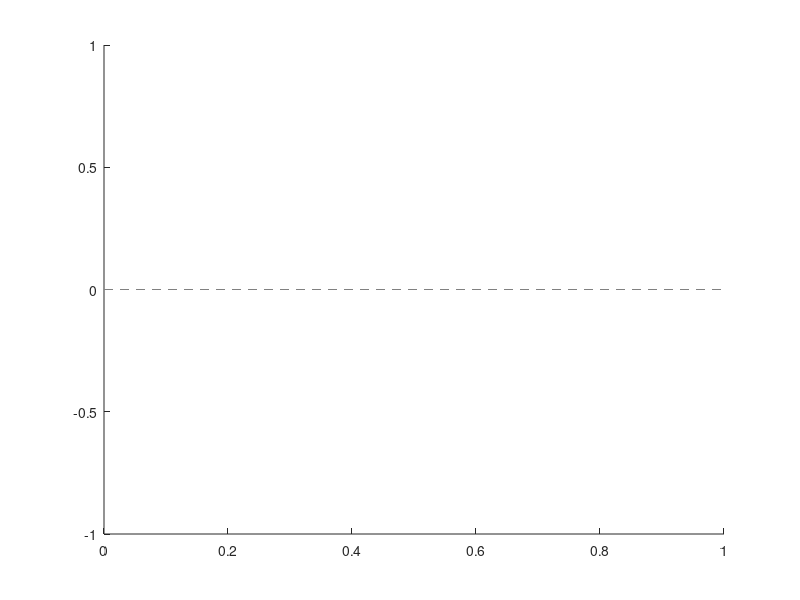

MATLAB code for this plot:
function hline(y0, varargin)
if nargin < 1
  y0 = 0;
end
a = axis;
l = line([a(1) a(2)], [y0 y0]);
set(l, 'LineStyle', '--', 'LineWidth', 0.5, 'color', [0.5 0.5 0.5]);

if length(varargin) > 0
  set(l, varargin{:});
end
